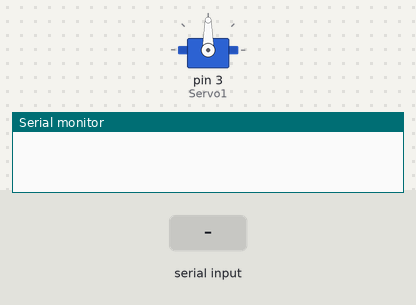
Recording of a sketch running on a simulated Arduino Uno, built with avr-gcc and run on an emulated ATmega328P. On the bench: servo, the last lines printed to the serial monitor. Inputs (shaded band) come from the test bench.

Above: at 1.2 s.
1.3 s: "+" received over Serial
At 1.9 s:
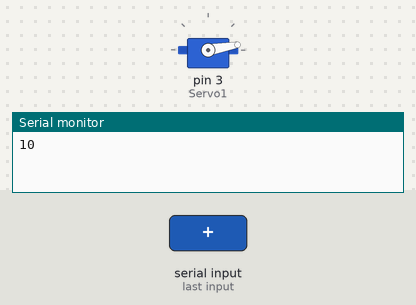
2.8 s: "+" received over Serial
At 4.0 s:
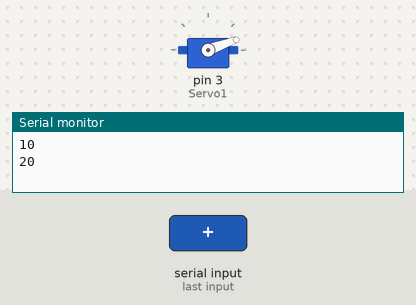
4.3 s: "-" received over Serial
At 5.4 s:
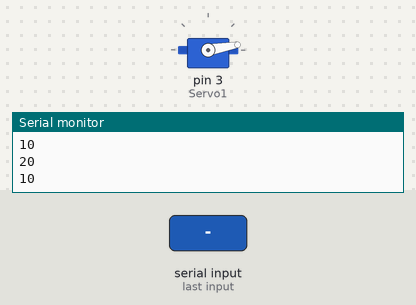
Timing chart, 0 to 7.3 s (numbered marks = the images above; inputs shaded):
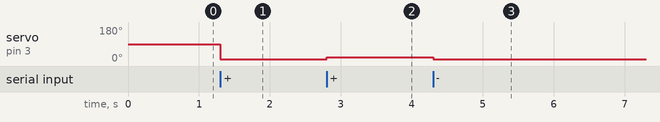

Measured:
- after the input at 1.3 s, servo on pin 3 (Servo1): 90° → 10° at once
- after the input at 2.8 s, servo on pin 3 (Servo1): 10° → 20° at once
- after the input at 4.3 s, servo on pin 3 (Servo1): 20° → 10° at once

The sketch:

servo.ino
```cpp
#include <Servo.h> //Este comando inclui a biblioteca Servo neste código
Servo Servo1; //Identifica um objeto do tipo Servo chamado Servo1
int Recebido; //Variável que armazenará o valor recebido pela serial
int posicao; //Variável que armazenará as posições do servo

void setup()
{
  Servo1.attach(3); //Pino onde o servo deve estar colocado
  Serial.begin(9600); //Inicia a comunicação serial com taxa de 9600
}

void loop()
{
  if (Serial.available() > 0)
  { //Se algo vier pela porta serial...
    Recebido = Serial.read(); //O que receber, armazenar na variavel Recebido

    if (Recebido == '+')
    { //se receber o sinal de + pela serial faça:
      posicao = posicao + 10; //adicione 10 à variável incremento
      Serial.println(posicao); //mostra no Monitor Serial o valor da posição
    }

    if (Recebido == '-')
    { //se receber o sinal de - pela serial faça:
      posicao = posicao - 10; //subtraia 10 à variável incremento
      Serial.println(posicao); //mostra no Monitor Serial o valor da posição
    }

    Servo1.write(posicao); //Escreve a posição no servo
  }
}
```
